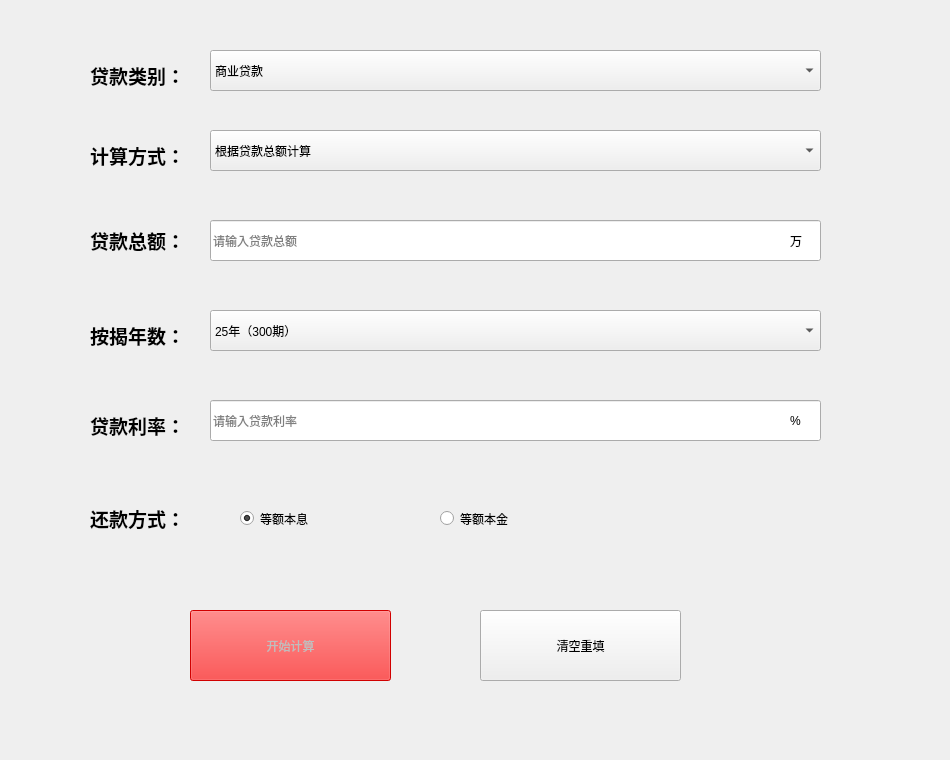
<?xml version="1.0" encoding="UTF-8"?>
<ui version="4.0">
 <class>Form1</class>
 <widget class="QWidget" name="Form1">
  <property name="geometry">
   <rect>
    <x>0</x>
    <y>0</y>
    <width>950</width>
    <height>760</height>
   </rect>
  </property>
  <property name="windowTitle">
   <string>房贷计算器2</string>
  </property>
  <property name="styleSheet">
   <string notr="true">#Form1{
border-image: url(:/C:/Users/dell/Desktop/QQ图片20200527165520.jpg);
}</string>
  </property>
  <widget class="QLabel" name="label">
   <property name="geometry">
    <rect>
     <x>90</x>
     <y>50</y>
     <width>111</width>
     <height>51</height>
    </rect>
   </property>
   <property name="text">
    <string>&lt;html&gt;&lt;head/&gt;&lt;body&gt;&lt;p&gt;&lt;span style=&quot; font-size:14pt; font-weight:600;&quot;&gt;贷款类别：&lt;/span&gt;&lt;/p&gt;&lt;/body&gt;&lt;/html&gt;</string>
   </property>
  </widget>
  <widget class="QLabel" name="label_2">
   <property name="geometry">
    <rect>
     <x>90</x>
     <y>130</y>
     <width>121</width>
     <height>51</height>
    </rect>
   </property>
   <property name="text">
    <string>&lt;html&gt;&lt;head/&gt;&lt;body&gt;&lt;p&gt;&lt;span style=&quot; font-size:14pt; font-weight:600;&quot;&gt;计算方式：&lt;/span&gt;&lt;/p&gt;&lt;/body&gt;&lt;/html&gt;</string>
   </property>
  </widget>
  <widget class="QLabel" name="label_3">
   <property name="geometry">
    <rect>
     <x>90</x>
     <y>210</y>
     <width>121</width>
     <height>61</height>
    </rect>
   </property>
   <property name="text">
    <string>&lt;html&gt;&lt;head/&gt;&lt;body&gt;&lt;p&gt;&lt;span style=&quot; font-size:14pt; font-weight:600;&quot;&gt;贷款总额：&lt;/span&gt;&lt;/p&gt;&lt;/body&gt;&lt;/html&gt;</string>
   </property>
  </widget>
  <widget class="QLabel" name="label_4">
   <property name="geometry">
    <rect>
     <x>90</x>
     <y>310</y>
     <width>121</width>
     <height>51</height>
    </rect>
   </property>
   <property name="text">
    <string>&lt;html&gt;&lt;head/&gt;&lt;body&gt;&lt;p&gt;&lt;span style=&quot; font-size:14pt; font-weight:600;&quot;&gt;按揭年数：&lt;/span&gt;&lt;/p&gt;&lt;/body&gt;&lt;/html&gt;</string>
   </property>
  </widget>
  <widget class="QLabel" name="label_5">
   <property name="geometry">
    <rect>
     <x>90</x>
     <y>400</y>
     <width>121</width>
     <height>51</height>
    </rect>
   </property>
   <property name="text">
    <string>&lt;html&gt;&lt;head/&gt;&lt;body&gt;&lt;p&gt;&lt;span style=&quot; font-size:14pt; font-weight:600;&quot;&gt;贷款利率：&lt;/span&gt;&lt;/p&gt;&lt;/body&gt;&lt;/html&gt;</string>
   </property>
  </widget>
  <widget class="QLabel" name="label_6">
   <property name="geometry">
    <rect>
     <x>90</x>
     <y>500</y>
     <width>192</width>
     <height>37</height>
    </rect>
   </property>
   <property name="text">
    <string>&lt;html&gt;&lt;head/&gt;&lt;body&gt;&lt;p&gt;&lt;span style=&quot; font-size:14pt; font-weight:600;&quot;&gt;还款方式：&lt;/span&gt;&lt;/p&gt;&lt;/body&gt;&lt;/html&gt;</string>
   </property>
  </widget>
  <widget class="QRadioButton" name="radioButton">
   <property name="geometry">
    <rect>
     <x>240</x>
     <y>500</y>
     <width>125</width>
     <height>37</height>
    </rect>
   </property>
   <property name="styleSheet">
    <string notr="true">font: 87 14pt &quot;Arial Black&quot;;</string>
   </property>
   <property name="text">
    <string>等额本息</string>
   </property>
   <property name="checked">
    <bool>true</bool>
   </property>
  </widget>
  <widget class="QRadioButton" name="radioButton_2">
   <property name="geometry">
    <rect>
     <x>440</x>
     <y>500</y>
     <width>141</width>
     <height>37</height>
    </rect>
   </property>
   <property name="styleSheet">
    <string notr="true">font: 87 14pt &quot;Arial Black&quot;;</string>
   </property>
   <property name="text">
    <string>等额本金</string>
   </property>
  </widget>
  <widget class="QPushButton" name="pushButton">
   <property name="enabled">
    <bool>false</bool>
   </property>
   <property name="geometry">
    <rect>
     <x>190</x>
     <y>610</y>
     <width>201</width>
     <height>71</height>
    </rect>
   </property>
   <property name="styleSheet">
    <string notr="true">font: 87 18pt &quot;Arial Black&quot;;
background-color: rgb(255, 0, 0);
background-color: rgb(255, 0, 0);</string>
   </property>
   <property name="text">
    <string>开始计算</string>
   </property>
  </widget>
  <widget class="QPushButton" name="pushButton_2">
   <property name="geometry">
    <rect>
     <x>480</x>
     <y>610</y>
     <width>201</width>
     <height>71</height>
    </rect>
   </property>
   <property name="styleSheet">
    <string notr="true">font: 87 18pt &quot;Arial Black&quot;;</string>
   </property>
   <property name="text">
    <string>清空重填</string>
   </property>
  </widget>
  <widget class="QComboBox" name="comboBox">
   <property name="geometry">
    <rect>
     <x>210</x>
     <y>50</y>
     <width>611</width>
     <height>41</height>
    </rect>
   </property>
   <property name="styleSheet">
    <string notr="true">font: 87 14pt &quot;Arial Black&quot;;</string>
   </property>
   <item>
    <property name="text">
     <string>商业贷款</string>
    </property>
   </item>
   <item>
    <property name="text">
     <string>公积金贷款</string>
    </property>
   </item>
   <item>
    <property name="text">
     <string>组合型贷款</string>
    </property>
   </item>
  </widget>
  <widget class="QComboBox" name="comboBox_2">
   <property name="geometry">
    <rect>
     <x>210</x>
     <y>130</y>
     <width>611</width>
     <height>41</height>
    </rect>
   </property>
   <property name="styleSheet">
    <string notr="true">font: 87 14pt &quot;Arial Black&quot;;</string>
   </property>
   <property name="currentText">
    <string>根据贷款总额计算</string>
   </property>
   <property name="currentIndex">
    <number>1</number>
   </property>
   <item>
    <property name="text">
     <string>根据面积、单价计算</string>
    </property>
   </item>
   <item>
    <property name="text">
     <string>根据贷款总额计算</string>
    </property>
   </item>
  </widget>
  <widget class="QLineEdit" name="lineEdit">
   <property name="geometry">
    <rect>
     <x>210</x>
     <y>220</y>
     <width>611</width>
     <height>41</height>
    </rect>
   </property>
   <property name="styleSheet">
    <string notr="true">font: 14pt &quot;Arial&quot;;</string>
   </property>
   <property name="placeholderText">
    <string>请输入贷款总额</string>
   </property>
  </widget>
  <widget class="QComboBox" name="comboBox_3">
   <property name="geometry">
    <rect>
     <x>210</x>
     <y>310</y>
     <width>611</width>
     <height>41</height>
    </rect>
   </property>
   <property name="styleSheet">
    <string notr="true">font: 14pt &quot;Arial&quot;;</string>
   </property>
   <item>
    <property name="text">
     <string>25年（300期）</string>
    </property>
   </item>
   <item>
    <property name="text">
     <string>24年（288期）</string>
    </property>
   </item>
   <item>
    <property name="text">
     <string>23年（276期）</string>
    </property>
   </item>
   <item>
    <property name="text">
     <string>22年（264期）</string>
    </property>
   </item>
   <item>
    <property name="text">
     <string>21年（252期）</string>
    </property>
   </item>
   <item>
    <property name="text">
     <string>20年（240期）</string>
    </property>
   </item>
   <item>
    <property name="text">
     <string>19年（228期）</string>
    </property>
   </item>
   <item>
    <property name="text">
     <string>18年（216期）</string>
    </property>
   </item>
   <item>
    <property name="text">
     <string>17年（204期）</string>
    </property>
   </item>
   <item>
    <property name="text">
     <string>16年（192期）</string>
    </property>
   </item>
   <item>
    <property name="text">
     <string>15年（180期）</string>
    </property>
   </item>
   <item>
    <property name="text">
     <string>14年（168期）</string>
    </property>
   </item>
   <item>
    <property name="text">
     <string>13年（156期）</string>
    </property>
   </item>
   <item>
    <property name="text">
     <string>12年（144期）</string>
    </property>
   </item>
   <item>
    <property name="text">
     <string>11年（132期）</string>
    </property>
   </item>
   <item>
    <property name="text">
     <string>10年（120期）</string>
    </property>
   </item>
   <item>
    <property name="text">
     <string>9年（108期）</string>
    </property>
   </item>
   <item>
    <property name="text">
     <string>8年（96期）</string>
    </property>
   </item>
   <item>
    <property name="text">
     <string>7年（84期）</string>
    </property>
   </item>
   <item>
    <property name="text">
     <string>6年（72期）</string>
    </property>
   </item>
   <item>
    <property name="text">
     <string>5年（60期）</string>
    </property>
   </item>
   <item>
    <property name="text">
     <string>4年（48期）</string>
    </property>
   </item>
   <item>
    <property name="text">
     <string>3年（36期）</string>
    </property>
   </item>
   <item>
    <property name="text">
     <string>2年（24期）</string>
    </property>
   </item>
   <item>
    <property name="text">
     <string>1年（12期）</string>
    </property>
   </item>
  </widget>
  <widget class="QLineEdit" name="lineEdit_2">
   <property name="geometry">
    <rect>
     <x>210</x>
     <y>400</y>
     <width>611</width>
     <height>41</height>
    </rect>
   </property>
   <property name="styleSheet">
    <string notr="true">font: 14pt &quot;Arial&quot;;</string>
   </property>
   <property name="placeholderText">
    <string>请输入贷款利率</string>
   </property>
  </widget>
  <widget class="QLabel" name="label_7">
   <property name="geometry">
    <rect>
     <x>790</x>
     <y>210</y>
     <width>68</width>
     <height>61</height>
    </rect>
   </property>
   <property name="styleSheet">
    <string notr="true">font: 87 14pt &quot;Arial Black&quot;;</string>
   </property>
   <property name="text">
    <string>万</string>
   </property>
  </widget>
  <widget class="QLabel" name="label_8">
   <property name="geometry">
    <rect>
     <x>790</x>
     <y>390</y>
     <width>68</width>
     <height>61</height>
    </rect>
   </property>
   <property name="styleSheet">
    <string notr="true">font: 87 14pt &quot;Arial Black&quot;;</string>
   </property>
   <property name="text">
    <string>%</string>
   </property>
  </widget>
 </widget>
 <resources/>
 <connections>
  <connection>
   <sender>lineEdit</sender>
   <signal>textChanged(QString)</signal>
   <receiver>Form1</receiver>
   <slot>lineeditchanged()</slot>
   <hints>
    <hint type="sourcelabel">
     <x>279</x>
     <y>235</y>
    </hint>
    <hint type="destinationlabel">
     <x>36</x>
     <y>275</y>
    </hint>
   </hints>
  </connection>
  <connection>
   <sender>lineEdit_2</sender>
   <signal>textChanged(QString)</signal>
   <receiver>Form1</receiver>
   <slot>lineeditchanged()</slot>
   <hints>
    <hint type="sourcelabel">
     <x>355</x>
     <y>430</y>
    </hint>
    <hint type="destinationlabel">
     <x>32</x>
     <y>465</y>
    </hint>
   </hints>
  </connection>
  <connection>
   <sender>pushButton_2</sender>
   <signal>clicked()</signal>
   <receiver>Form1</receiver>
   <slot>qingkong()</slot>
   <hints>
    <hint type="sourcelabel">
     <x>661</x>
     <y>640</y>
    </hint>
    <hint type="destinationlabel">
     <x>828</x>
     <y>650</y>
    </hint>
   </hints>
  </connection>
  <connection>
   <sender>pushButton</sender>
   <signal>clicked()</signal>
   <receiver>Form1</receiver>
   <slot>jisuan()</slot>
   <hints>
    <hint type="sourcelabel">
     <x>240</x>
     <y>648</y>
    </hint>
    <hint type="destinationlabel">
     <x>68</x>
     <y>661</y>
    </hint>
   </hints>
  </connection>
 </connections>
 <slots>
  <slot>lineeditchanged()</slot>
  <slot>qingkong()</slot>
  <slot>jisuan()</slot>
 </slots>
</ui>
